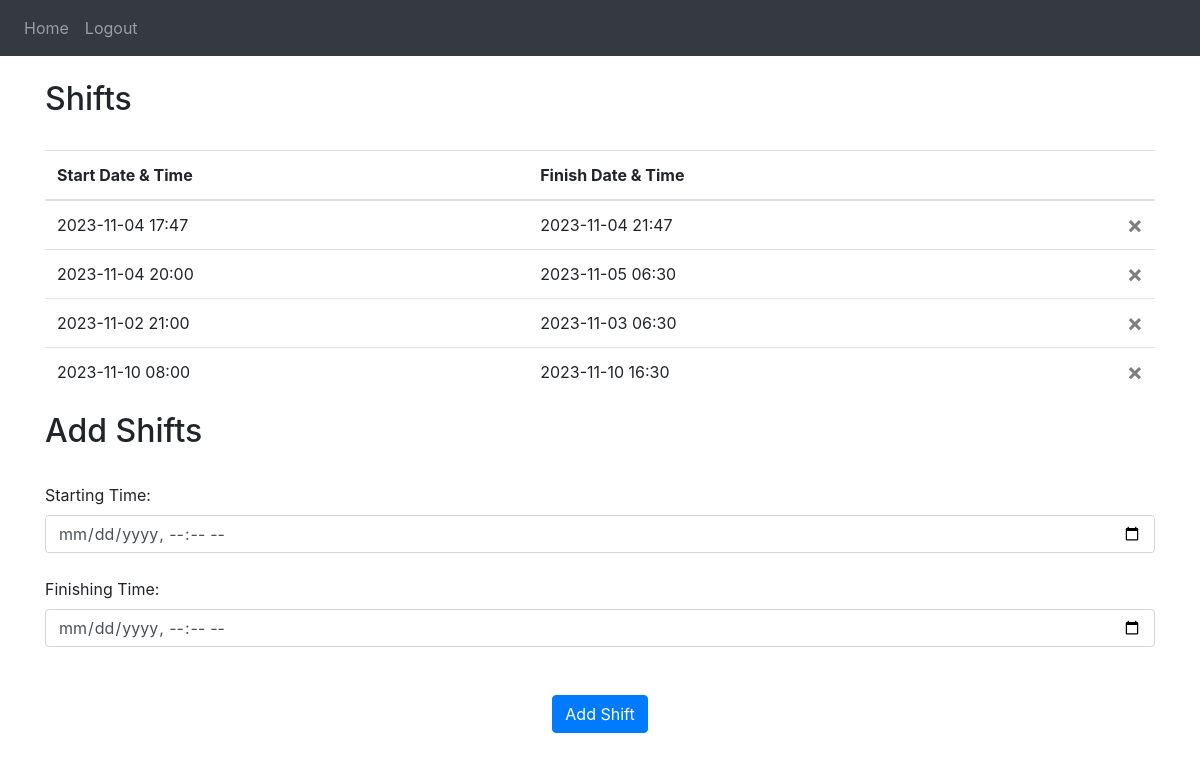
Page / (signed in) on the earlier database version.
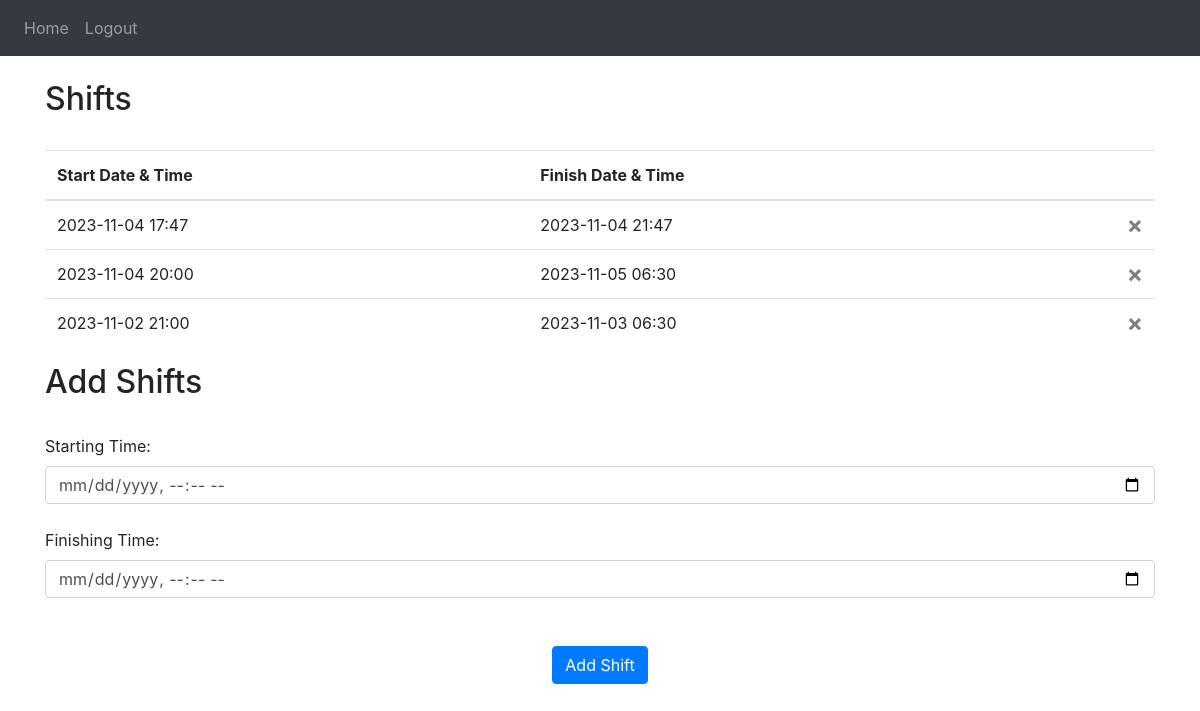
Same page on the later database version.
### website/models.py (models this page shows)
class Shift(db.Model):
    id = db.Column(db.Integer, primary_key=True)
    start = db.Column(db.DateTime(timezone=True))
    finish = db.Column(db.DateTime(timezone=True))
    data = db.Column(db.String(150))
    user_id = db.Column(db.Integer, db.ForeignKey('user.id'))

### website/views.py (the view, shortened to what this page needs)
@views.route('/', methods=['GET', 'POST'])
@login_required
def home():
    return render_template("home.html", user=current_user)

### website/__init__.py (called while the page is built)
def create_app():
    app = Flask(__name__)
    app.config['SECRET_KEY'] = 'skjdfhkjsdfhk'
    app.config['SQLALCHEMY_DATABASE_URI'] = f'sqlite:///{DB_NAME}'
    db.init_app(app)
    from .views import views
    from .auth import auth
    app.register_blueprint(views, url_prefix='/')
    app.register_blueprint(auth, url_prefix='/')
    from .models import User, Shift
    with app.app_context():
        db.create_all()
    login_manager = LoginManager()
    login_manager.login_view = 'auth.login'
    login_manager.init_app(app)
    @login_manager.user_loader
    def load_user(id):
        return User.query.get(int(id))
    return app

### website/templates/home.html
{% extends "base.html" %} {$ block title %}Home{ %endblock% }
{% block content %}
<br />
<h2>Shifts</h2>
<br />
<table class="table">
    <thead>
    <tr>
        <th>Start Date & Time</th>
        <th>Finish Date & Time</th>
        <th></th>
    </tr>
    </thead>
    <tbody>
    {% for shift in user.shifts %}
    <tr>
        <td>{{ shift.start.strftime('%Y-%m-%d %H:%M') }}</td>
        <td>{{ shift.finish.strftime('%Y-%m-%d %H:%M') }}</td>
        <td>
            <button type="button" class="close" onClick="deleteShift({{ shift.id }})">
                <span aria-hidden="true">&times;</span>
            </button>
        </td>
    </tr>
    {% endfor %}
    </tbody>
</table>
<h2>Add Shifts</h2>
<br />
<form method="POST">
    <label for="start_time">Starting Time:</label>
    <input type="datetime-local" id="start_time" name="start_time" class="form-control" required><br>
    <label for="finish_time">Finishing Time:</label>
    <input type="datetime-local" id="finish_time" name="finish_time" class="form-control" required><br>
    <br />
    <div align="center">
        <button type="submit" class="btn btn-primary" value="Submit">Add Shift</button>
    </div>
</form>
{% endblock %}

### website/templates/base.html (shortened to what this page needs)
<!DOCTYPE html>
<html>
  <head>
    <link
      rel="stylesheet"
      href="https://stackpath.bootstrapcdn.com/bootstrap/4.4.1/css/bootstrap.min.css"
    />
    <link
      rel="stylesheet"
      href="https://stackpath.bootstrapcdn.com/font-awesome/4.7.0/css/font-awesome.min.css"
    />
  </head>
  <body>
    <nav class="navbar navbar-expand-lg navbar-dark bg-dark">
      <div class="collapse navbar-collapse" id="navbar">
        <div class="navbar-nav">
          {% if user.is_authenticated %}
          <a class="nav-item nav-link" id="home" href="/">Home</a>
          <a class="nav-item nav-link" id="logout" href="/logout">Logout</a>
          {% else %}
          <a class="nav-item nav-link" id="login" href="/login">Login</a>
          <a class="nav-item nav-link" id="signUp" href="/sign-up">Sign Up</a>
          {% endif %}
        </div>
      </div>
    </nav>
    <div class="container">
      {% block content %}
      {% endblock %}
    </div>
  </body>
</html>

Differences in the rows shown:
removed Shift: start "2023-11-10 08:00", finish "2023-11-10 16:30"
